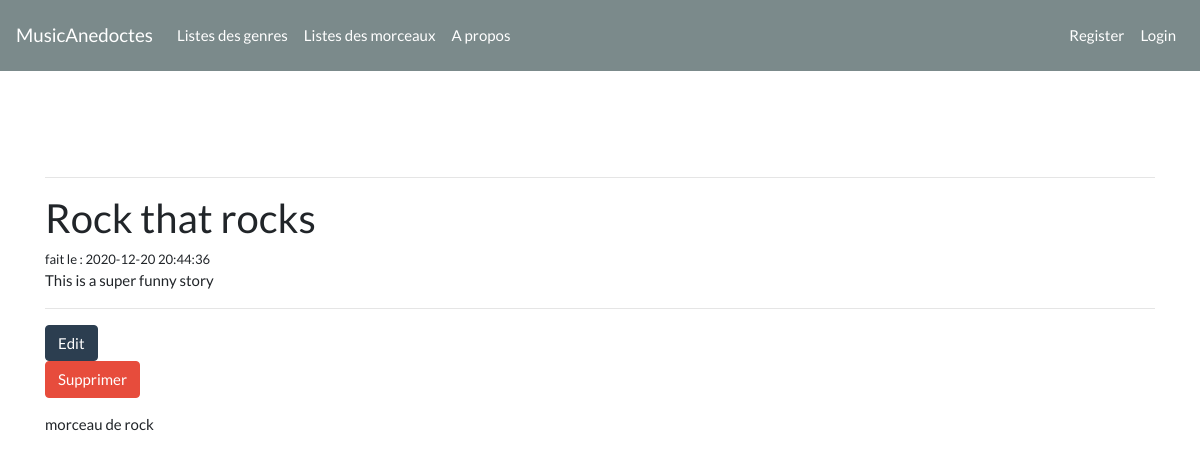
Page /index.php/genres/Rock-that-rocks on the committed database.
### tables this page shows
CREATE TABLE IF NOT EXISTS `genres` (
  `idGenre` int(11) NOT NULL AUTO_INCREMENT,
  `genreName` varchar(255) NOT NULL,
  `story` text NOT NULL,
  `slug` varchar(255) NOT NULL,
  `createdAt` timestamp NOT NULL DEFAULT CURRENT_TIMESTAMP,
  `updatedAt` timestamp NULL DEFAULT CURRENT_TIMESTAMP,
  `isValidated` tinyint(4) NOT NULL,
  `idUser` int(11) NOT NULL,
  PRIMARY KEY (`idGenre`),
  KEY `FK_User_Genre` (`idUser`)
);

CREATE TABLE IF NOT EXISTS `tracks` (
  `idTrack` int(11) NOT NULL AUTO_INCREMENT,
  `nameTrack` varchar(255) NOT NULL,
  `url` varchar(255) DEFAULT NULL,
  `slug` varchar(255) NOT NULL,
  `createdAt` timestamp NOT NULL DEFAULT CURRENT_TIMESTAMP,
  `updatedAt` timestamp NULL DEFAULT CURRENT_TIMESTAMP,
  `isValidated` tinyint(1) NOT NULL,
  `idGenre` int(11) NOT NULL,
  `idUser` int(11) NOT NULL,
  PRIMARY KEY (`idTrack`),
  KEY `FK_Genre_Track` (`idGenre`),
  KEY `FK_User_Track` (`idUser`)
);

### application/controllers/Genres.php (called while the page is built, shortened)
<?php
    class Genres extends CI_Controller {
        public function view($slug = NULL){
            $data['genre'] = $this->genre_model->get_genres($slug);
            $data['tracks'] = $this->track_model->get_tracks_by_idGenre($data['genre']['idGenre']);
            $data['genreName'] = $data['genre']['genreName'];
            $this->load->view('templates/header');
            $this->load->view('genres/view', $data);
            $this->load->view('templates/footer');
        }
    }

### index.php (called while the page is built, shortened)
<?php
require_once BASEPATH.'core/CodeIgniter.php';

### application/models/Genre_model.php (called while the page is built, shortened)
<?php
    class Genre_model extends CI_Model {
        public function get_genres($slug = FALSE){
            $query = $this->db->get_where('genres', array('slug' => $slug));
            return $query->row_array();
        }
    }

### application/models/Track_model.php (called while the page is built, shortened)
<?php
    class Track_model extends CI_Model {
        public function get_tracks_by_idGenre($idGenre) {
            $query = $this->db->get_where('tracks', array('idGenre' => $idGenre));
            return $query->result_array();
        }
    }

### application/views/genres/view.php (the view)
<h2><?php echo $genre['genreName']; ?></h2>
<small class="genre-date">fait le : <?php echo $genre['createdAt']; ?></small><br>
<div class="genre-body">
    <?php echo $genre['story']; ?>
</div>
<hr>
<a class="btn btn-primary pull-left" href="<?php echo base_url(); ?>
genres/edit/<?php echo $genre['slug']; ?>">
Edit</a>
<?php echo form_open('/genres/delete/'.$genre['idGenre']); ?>
    <input type="submit" value="Supprimer" class="btn btn-danger">
</form>
<?php foreach($tracks as $track) : ?>
    <?php if($track['isValidated'] == 1) : ?>
        <p><?php echo($track['nameTrack']) ;?></p>
    <?php endif; ?>
<?php endforeach; ?>

### rows in the picture
genres: genreName "Rock that rocks", createdAt "2020-12-20 20:44:36", story "This is a super funny story"
tracks: nameTrack "morceau de rock"
